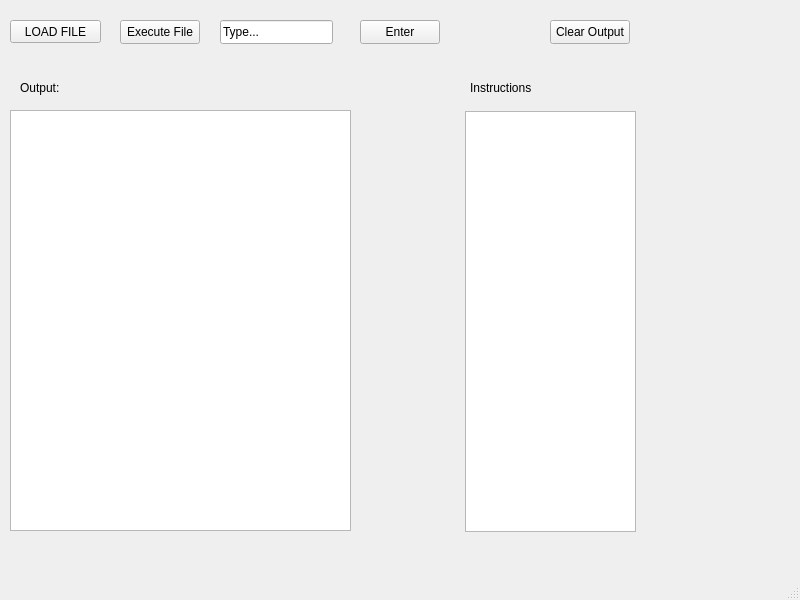
<?xml version="1.0" encoding="UTF-8"?>
<ui version="4.0">
 <class>MainWindow</class>
 <widget class="QMainWindow" name="MainWindow">
  <property name="geometry">
   <rect>
    <x>0</x>
    <y>0</y>
    <width>800</width>
    <height>600</height>
   </rect>
  </property>
  <property name="windowTitle">
   <string>MainWindow</string>
  </property>
  <widget class="QWidget" name="centralwidget">
   <widget class="QToolButton" name="toolButton">
    <property name="geometry">
     <rect>
      <x>10</x>
      <y>20</y>
      <width>91</width>
      <height>23</height>
     </rect>
    </property>
    <property name="text">
     <string>LOAD FILE</string>
    </property>
   </widget>
   <widget class="QPushButton" name="pushButton">
    <property name="geometry">
     <rect>
      <x>120</x>
      <y>20</y>
      <width>80</width>
      <height>24</height>
     </rect>
    </property>
    <property name="text">
     <string>Execute File</string>
    </property>
   </widget>
   <widget class="QLineEdit" name="lineEdit">
    <property name="geometry">
     <rect>
      <x>220</x>
      <y>20</y>
      <width>113</width>
      <height>24</height>
     </rect>
    </property>
    <property name="text">
     <string>Type...</string>
    </property>
   </widget>
   <widget class="QPushButton" name="pushButton_2">
    <property name="geometry">
     <rect>
      <x>360</x>
      <y>20</y>
      <width>80</width>
      <height>24</height>
     </rect>
    </property>
    <property name="text">
     <string>Enter</string>
    </property>
   </widget>
   <widget class="QPushButton" name="pushButton_3">
    <property name="geometry">
     <rect>
      <x>550</x>
      <y>20</y>
      <width>80</width>
      <height>24</height>
     </rect>
    </property>
    <property name="text">
     <string>Clear Output</string>
    </property>
   </widget>
   <widget class="QTextBrowser" name="textBrowser">
    <property name="geometry">
     <rect>
      <x>465</x>
      <y>111</y>
      <width>171</width>
      <height>421</height>
     </rect>
    </property>
   </widget>
   <widget class="QTextEdit" name="textEdit">
    <property name="geometry">
     <rect>
      <x>10</x>
      <y>110</y>
      <width>341</width>
      <height>421</height>
     </rect>
    </property>
   </widget>
   <widget class="QLabel" name="label">
    <property name="geometry">
     <rect>
      <x>20</x>
      <y>80</y>
      <width>49</width>
      <height>16</height>
     </rect>
    </property>
    <property name="text">
     <string>Output:</string>
    </property>
   </widget>
   <widget class="QLabel" name="label_2">
    <property name="geometry">
     <rect>
      <x>470</x>
      <y>80</y>
      <width>121</width>
      <height>16</height>
     </rect>
    </property>
    <property name="text">
     <string>Instructions</string>
    </property>
   </widget>
  </widget>
  <widget class="QMenuBar" name="menubar">
   <property name="geometry">
    <rect>
     <x>0</x>
     <y>0</y>
     <width>800</width>
     <height>21</height>
    </rect>
   </property>
  </widget>
  <widget class="QStatusBar" name="statusbar"/>
 </widget>
 <resources/>
 <connections/>
</ui>
